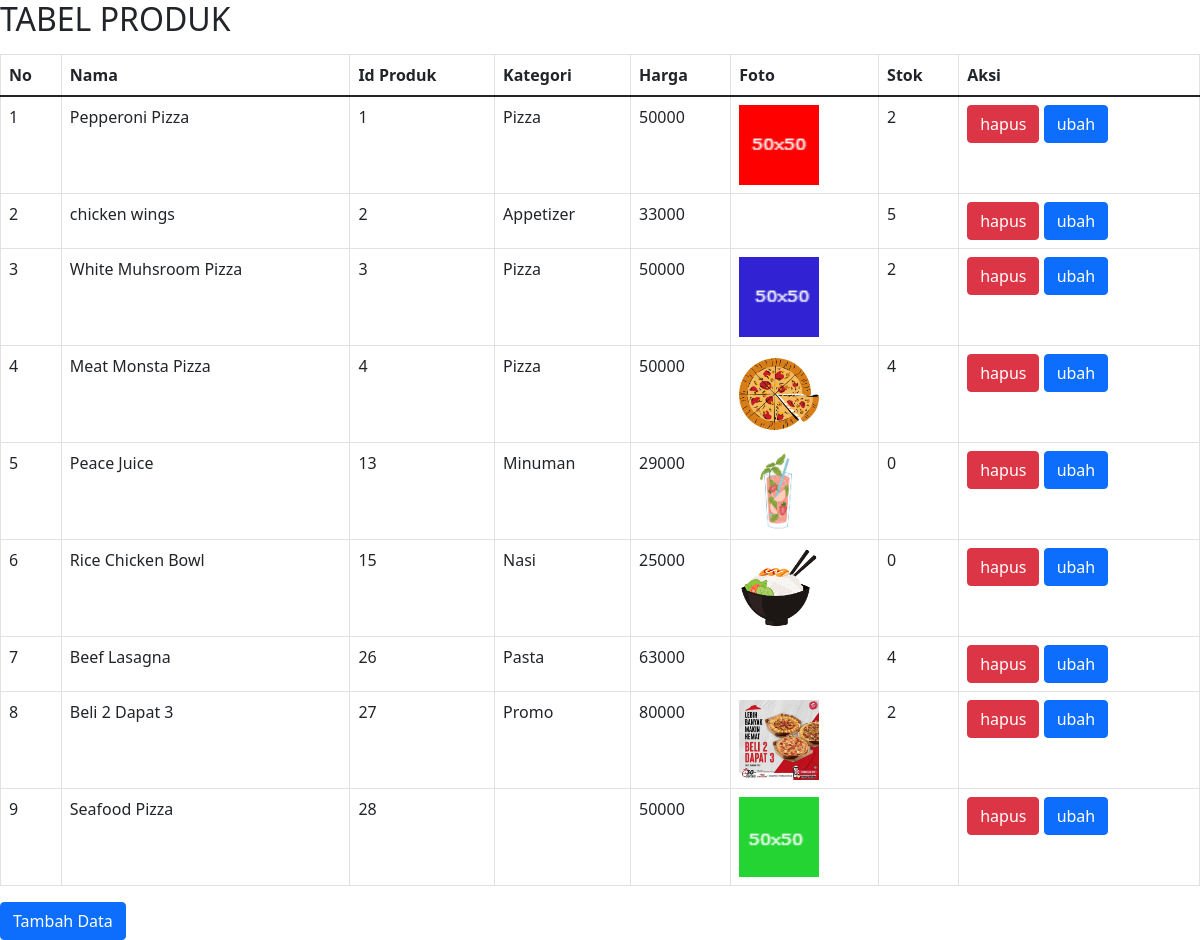
The page /Admin/produk.php on the database its author committed.
### tables this page shows
CREATE TABLE `produk` (
  `id_produk` int(11) NOT NULL,
  `nama_produk` varchar(100) NOT NULL,
  `kategori` varchar(100) NOT NULL,
  `harga_produk` int(100) NOT NULL,
  `foto_produk` varchar(100) NOT NULL,
  `deskripsi` varchar(300) NOT NULL,
  `stok` varchar(50) NOT NULL
);

### Admin/produk.php (the view, shortened to what this page needs)
<!doctype html>
<html lang="en">
  <head>
    <link href="https://cdn.jsdelivr.net/npm/bootstrap@5.1.3/dist/css/bootstrap.min.css" rel="stylesheet">
    <h2>TABEL PRODUK</h2>
    <table class="table table-bordered mt-3">
        <thead>
            <tr>
                <th>No</th>
                <th>Nama</th>
                <th>Id Produk</th>
                <th>Kategori</th>
                <th>Harga</th>
                <th>Foto</th>
                <th>Stok</th>
                <th>Aksi</th>
            </tr>
        </thead>
        <tbody>
            <?php $nomor=1; ?>
            <?php $sql=mysqli_query($conn,"SELECT * FROM produk");?>
            <?php while($data=mysqli_fetch_assoc($sql)) {?>
            <tr>
                <td><?php echo $nomor; ?></td>
                <td><?php echo $data['nama_produk']; ?></td>
                <td><?php echo $data['id_produk']; ?></td>
                <td><?php echo $data['kategori']; ?></td>
                <td><?php echo $data['harga_produk']; ?></td>
                <td><img src="../foto/<?php echo $data['foto_produk'];?>" alt="" width="80"></td>
                <td><?php echo $data['stok'];?></td>
                <td>
                    <a href="index.php?halaman=hapusproduk&id=<?php echo $data['id_produk'];?>" class="btn btn-danger">hapus</a>
                    <a href="index.php?halaman=ubahproduk&id=<?php echo $data['id_produk'];?>" class="btn btn-primary">ubah</a>
                </td>
            </tr>
            <?php $nomor++; ?>
            <?php } ?>
        </tbody>
    </table>
    <a href="index.php?halaman=tambahproduk" class="btn btn-primary">Tambah Data</a>
  </body>
</html>

### rows shown on the page
produk: nama_produk "Pepperoni Pizza", id_produk "1", kategori "Pizza", harga_produk "50000", foto_produk (picture), stok "2"
produk: nama_produk "chicken wings", id_produk "2", kategori "Appetizer", harga_produk "33000", stok "5"
produk: nama_produk "White Muhsroom Pizza", id_produk "3", kategori "Pizza", harga_produk "50000", foto_produk (picture), stok "2"
produk: nama_produk "Meat Monsta Pizza", id_produk "4", kategori "Pizza", harga_produk "50000", foto_produk (picture), stok "4"
produk: nama_produk "Peace Juice", id_produk "13", kategori "Minuman", harga_produk "29000", foto_produk (picture), stok "0"
produk: nama_produk "Rice Chicken Bowl", id_produk "15", kategori "Nasi", harga_produk "25000", foto_produk (picture), stok "0"
produk: nama_produk "Beef Lasagna", id_produk "26", kategori "Pasta", harga_produk "63000", stok "4"
produk: nama_produk "Beli 2 Dapat 3", id_produk "27", kategori "Promo", harga_produk "80000", foto_produk (picture), stok "2"
produk: nama_produk "Seafood Pizza", id_produk "28", harga_produk "50000", foto_produk (picture)
